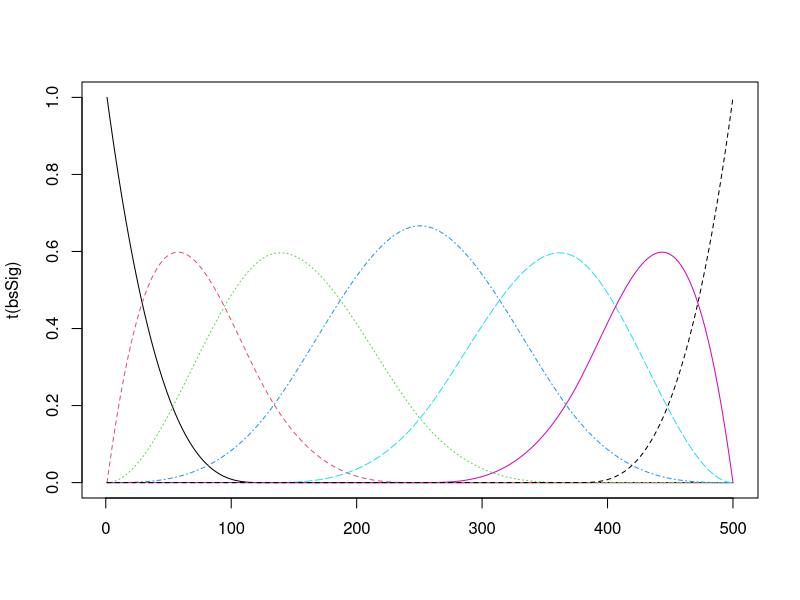
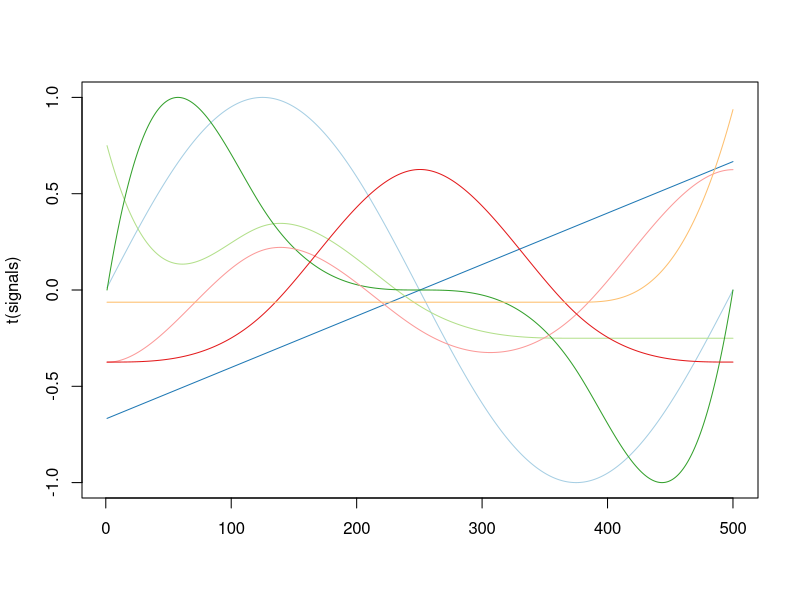
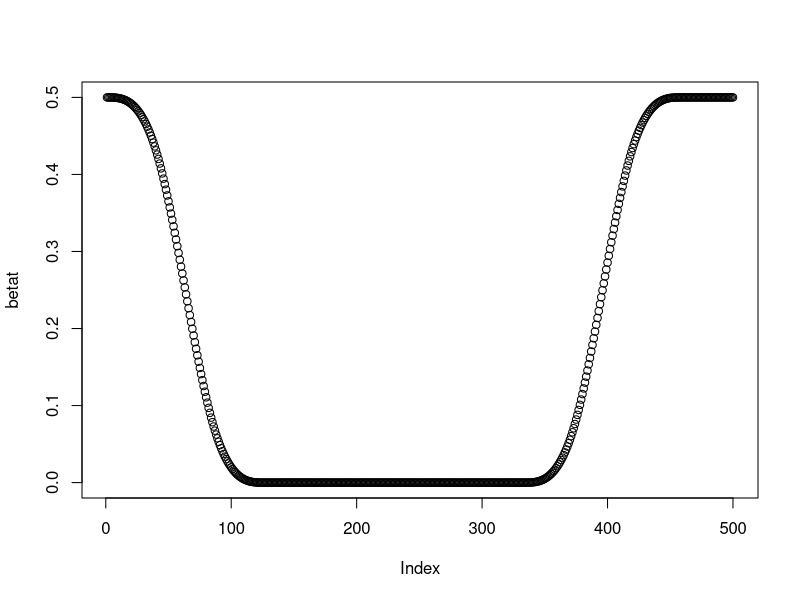
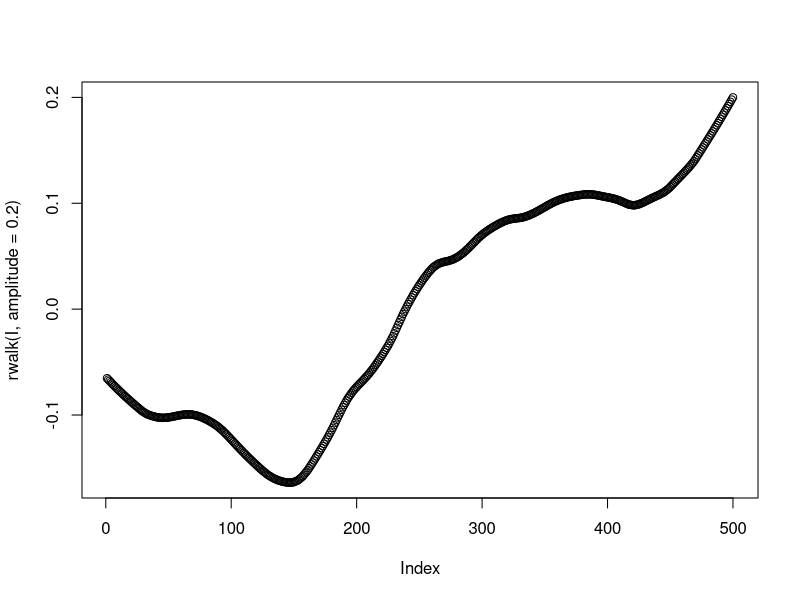
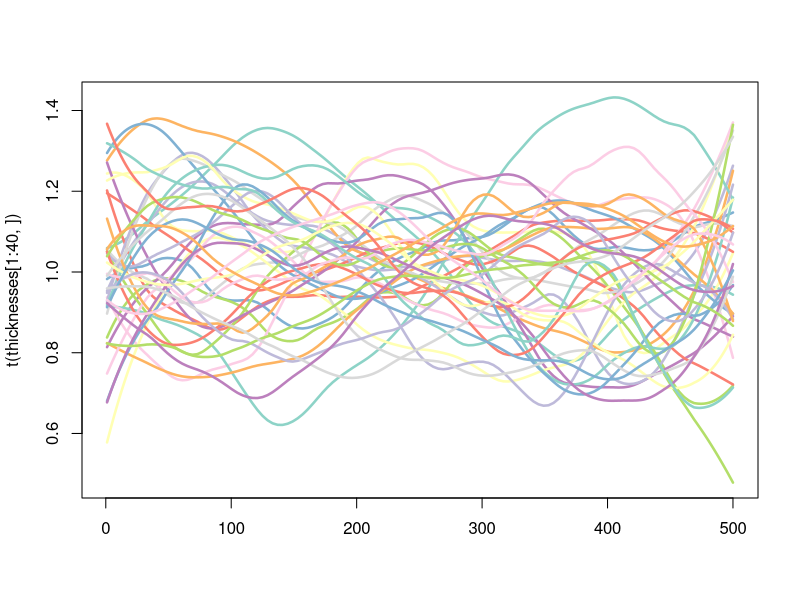
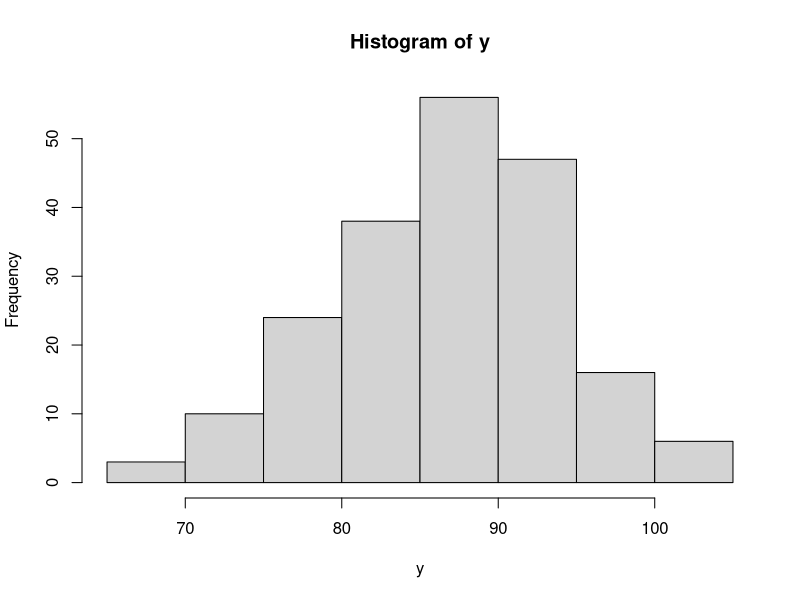
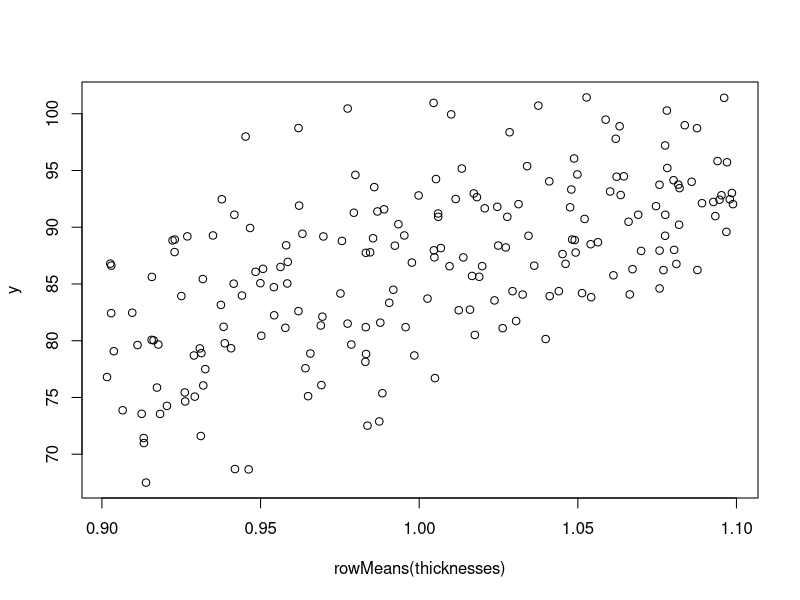
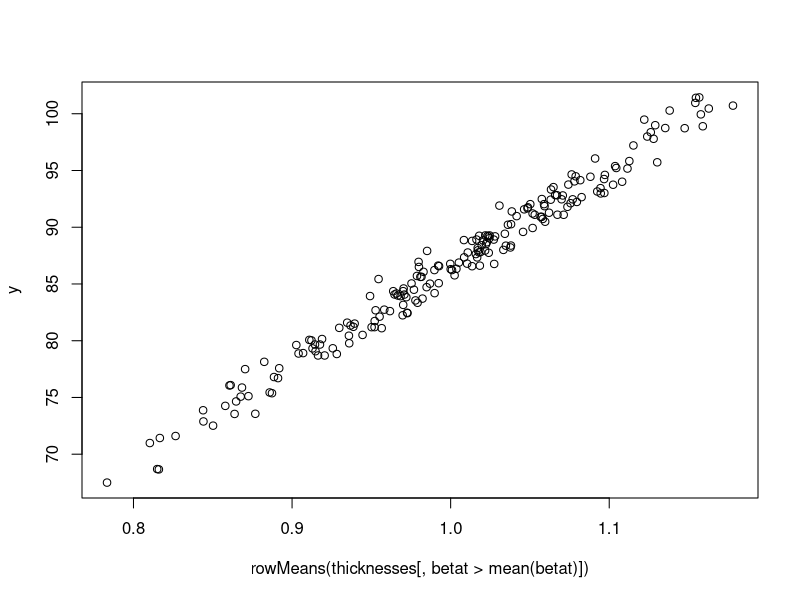

R code for these plots, in order:
#Code name PyschAPATH
#Data simulation/generation
#2013 Jan 29 edit - AF

#### Notes 2/13 ###
#I'm no longer dating the output files
#"I" is greater here just to ensure a better resolution truth. Since the output is a grid, it shouldn't matter what I we generate with. We'll need to scale the fitted thickness indeces up a bit though, if we want to compare against the true thicknesses.
#resSquare sets the resolution of the grid. resSquare<-100 gives a 100x100 resolution grid.
####################

setwd("/Users/aaronfisher/Documents/JH/ADAMachine/2013 Files/")
#setwd('C:/Users/Chen/Documents/GitHub/ADAMachine/2013 Files')
#MODEL
#Y_i=β_0 + ∫X_i(t)β(t) +e_i

shapeType<-'c'; set.seed(34871)
#shapeType<-'snail'; set.seed(40871)

library(RColorBrewer)
darkCol<-brewer.pal(10,'Paired')
lightCol<-brewer.pal(10,'Set3')

#NOTE THIS IS NOT THE USUAL NOTATION FOR I????? CHANGE????
N <- 200 #N is the number of curves
I <- 500 #I is the length of the curve (final true resolution will be determined by resSquare)
resSquare<-70 #20 takes<5sec; 60 takes 13sec; 100 takes 36sec (for snail)
#This is the grid resolution of both axes in the final plots




########################
#Generate $k$ signals to mix into the simulated thickness

k <- 7 #number of signals to mix for X
signals <- array(dim=c(k,I))
signals[1,]<-sin((1:I)/I*2*pi)
signals[2,]<-seq(-1,3,length=I)

# plot(signals[2,])

library(splines)
bsSig<-t(bs(1:I,df=7,degree=3,intercept=TRUE)) # "b spline signals"
matplot(t(bsSig),type='l')

signals[3,]<-bsSig[1,]+bsSig[3,]
signals[4,]<-bsSig[2,]-bsSig[6,]
signals[5,]<-bsSig[3,]+bsSig[6,]+bsSig[7,]
signals[6,]<-bsSig[4,]
signals[7,]<-bsSig[7,]

for(i in 1:k) signals[i,]<-signals[i,]/max(abs(signals[i,]))
signals<-signals-rowMeans(signals)
matplot(t(signals),type='l',lty=1,col=darkCol)
######################



########################
#Generate true B(t) & functional model parameters
bsBeta<-t(bs(1:I,df=15,degree=3,intercept=TRUE))/2 # "b spline signals"
betat<-matrix(colSums(bsBeta[c(1:3,12:15),]))
dim(betat)<-c(I,1)
plot(betat)
beta0<-3
sd_e<-1
#######################




########################
#Make X_i(t)'s (thicknesses)


#defining rwalk, a random walk generator.
#to be used to add SMOOTH random noise to the covariate function, beyond our defined principle components
rwalk<-function(I,amplitude=1){
  x<-rep(0,I)
  x[1]<-rnorm(1)
  for(i in 2:I){
    x[i]<-rnorm(1,x[i-1],1)
  }
  outpre1<-lowess(x,f=1/8)$y
  outpre2<-(outpre1-mean(outpre1))
  out<-outpre2*amplitude/max(abs(outpre2))
  return(out)
}
plot(rwalk(I,amplitude=.2)) #test


#write thicknesses, generate outcomes (y)
y<-rep(NA,N)
e_y<-rnorm(N,0,sd=sd_e) #noise in the model for y, see above for sd_e
thicknesses<-matrix(nrow=N,ncol=I)
for(i in 1:N){
  #Get thicknesses:
  #noise<-rnorm(I) ???
  int.i<-runif(1,.9,1.1) #some variation in the overall height.
  sigWeights.i<-runif(k,-.2,.2)
  noise.i<-rwalk(I,amplitude=.15)
  thick.i<-int.i+matrix(sigWeights.i,nrow=1)%*%signals + noise.i
  thicknesses[i,]<-thick.i
  
  #get outcome
  y[i]<-beta0+thicknesses[i,]%*%betat+e_y[i]
}
matplot(t(thicknesses[1:40,]),lty=1,type='l',lwd=2.5,col=lightCol)
hist(y)
#sanity check
plot(rowMeans(thicknesses),y)
plot(rowMeans(thicknesses[,betat>mean(betat)]),y) #rough way to check
############################




####################################
#####generate 2-d shapes######
#First define the core shape
#then get a function to go from a grid point to the closest theta angle we've defined.
#The check radius at that theta angle to see if it's consistent with the simulated shape (i.e core shape's spine + or - thickness at that point)

#######
#Core Shape
if(shapeType=='c') {
  shapeTheta<-seq(pi/4,7*pi/4,length=I)
  rSpine<-rep(5,I)
}
if(shapeType=='snail') {
  shapeTheta<-seq(0,2*pi,length=I)
  rSpine<-3.5+4*(1:I/I)
}
maxRange<-max(rSpine)+max(thicknesses) 


########
#Function to recover binned θ for a given x, y coord 
recoverThetaInd<-function(x,y){
  theta.xy<-atan2(x=x,y=y)
  #make sure we go from (0,2pi), not (-pi,pi)
  if(theta.xy<0) theta.xy<- (2*pi + theta.xy)
  binInd.xy<-cut(theta.xy,breaks=shapeTheta,labels=F)
  if(is.na(binInd.xy)) return('out of range')
  thetaBin.xy<-shapeTheta[binInd.xy]
  #we have the floor on the in, but check to see if the ceiling fits better
  if(binInd.xy==I) return(binInd.xy)
  moveUp<-abs(theta.xy-thetaBin.xy) > abs(theta.xy-shapeTheta[binInd.xy+1])
  if(moveUp){
    binInd.xy<-binInd.xy+1
    thetaBin.xy<-shapeTheta[binInd.xy]
  }
  return(binInd.xy)
}
########

########
#Generate Shapes
#recall, resSquare is defined at the top of the file, as the grid resolution on for both axes.
resRange<-seq(-maxRange,maxRange,length=resSquare) #same range for all shape grids
dat.x<-matrix(nrow=N,ncol=resSquare^2)
dat.y<-dat.x
maxITicker<-1

system.time({## time in
print(paste("PROGRESS --  resSqure =",resSquare,'  N =',N))
pb<-txtProgressBar(min = 1, max = N, initial = 1, char = "=", style = 3)
for(i in 1:N){
  iTicker<-1
  #to help weed out grid points:
  maxR.i<-max(rSpine)+max(thicknesses[i,]) #biggest radius
  minR.i<-min(rSpine)-max(thicknesses[i,]) #biggest radius
  for(x in resRange){
    for(y in resRange){
      #First pass
      r.xy<-sqrt(x^2+y^2) #radius
      if(r.xy>maxR.i | r.xy<minR.i) next
      #check if it's in the shape
      binInd.xy<-recoverThetaInd(x=x,y=y)
      if(binInd.xy=='out of range') next
      xyInUp<-r.xy <= rSpine[binInd.xy]+thicknesses[i,binInd.xy]
      xyInDown<- r.xy >= rSpine[binInd.xy]-thicknesses[i,binInd.xy]
      xyIn<-xyInUp&xyInDown
      if(xyIn){
        dat.x[i,iTicker]<-x
        dat.y[i,iTicker]<-y
        iTicker<-iTicker+1
      }
    }
  }
  maxITicker<-max(maxITicker,iTicker)
  setTxtProgressBar(pb,i)
}
})## time out
close(pb)

#trim some fat
dat.x<-dat.x[,1:maxITicker]
dat.y<-dat.y[,1:maxITicker]
#######################################




######################################
#Check your work!
plot(dat.x[1,],dat.y[1,],pch=11,cex=.7,col=darkCol[2])
points(dat.x[2,],dat.y[2,],pch=1,cex=.7,col=darkCol[4])
plot(dat.x[3,],dat.y[3,],pch=18,cex=.7,col=darkCol[2])
points(dat.x[4,],dat.y[4,],pch=11,cex=.7,col=darkCol[4])
plot(dat.x[5,],dat.y[5,],pch=18,cex=.7,col=darkCol[2])
points(dat.x[6,],dat.y[6,],pch=18,cex=.7,col=darkCol[4])
plot(dat.x[7,],dat.y[7,],pch=18,cex=.7,col=darkCol[2])
points(dat.x[8,],dat.y[8,],pch=18,cex=.7,col=darkCol[4])

plotsubj<-function(i){
  par(mfrow=c(1,2))
  plot(thicknesses[i,],type='l',cex=.7,col=darkCol[2],main=paste0('Thickness i=',i))
  plot(dat.x[i,],dat.y[i,],pch=18,cex=.7,col=darkCol[2],main=paste0('C Shape i=',i))
}
plotsubj(1)
plotsubj(2)
plotsubj(7)

save.image(file=paste0('Simulate_',shapeType,'_all_data.RData')) 
save(file=paste0('Simulate_',shapeType,'_only_xyOutcome_data.RData'),list=c("dat.x","dat.y","y"))

#END OF GENERATING DATA
########################################################
########################################################
########################################################
########################################################
########################################################










########################################################
             ######### WORK SPACE ##########
             ## IGNORE IF YOU WANT TO :) ###
             ###############################
########################################################
workshop<-FALSE

if(workshop)
{ 

  
####### OLD NON GRID DATA GEN ###########
####### OLD NON GRID DATA GEN ###########
####### OLD NON GRID DATA GEN ###########
####### OLD NON GRID DATA GEN ###########



resSquare<-50
maxObsPerRow<-max(30)#,sqrt(2)*resSquare)
maxThick<-max(thicknesses) #could change this a bit later
raw.x<-matrix(nrow=N,ncol=I*maxObsPerRow)
raw.y<-matrix(nrow=N,ncol=I*maxObsPerRow)
for(i in 1:N){ #going across subjects
  iTicker<-0
  for(t in 1:I){ #going across angles
    obsPerRow.it<-floor(thicknesses[i,t]/maxThick * maxObsPerRow)
    obsR.it<-seq(rSpine[t]-thicknesses[i,t],rSpine[t]+thicknesses[i,t],length=obsPerRow.it)
    for(o in 1:obsPerRow.it){ #going across observations per angle
      iTicker<-iTicker+1
      raw.x[i,iTicker]<-cos(shapeTheta[t])*obsR.it[o]
      raw.y[i,iTicker]<-sin(shapeTheta[t])*obsR.it[o]
    }
  }
  if(maxObsPerRow*N>5000) print(i)
}

#Remove most of the NAs
all(is.na(raw.y)==is.na(raw.x))
naDatCols<-apply(raw.x,2,function(x) {all(is.na(x))} )
raw.x2<-raw.x[,!naDatCols]
raw.y2<-raw.y[,!naDatCols]
min.xy<-min(c(raw.x2,raw.y2),na.rm=TRUE)
max.xy<-max(c(raw.x2,raw.y2),na.rm=TRUE)

#convert to grid
gridBreaks<-seq(min.xy,max.xy,length=resSquare)
dat.x<-array(dim=dim(raw.x2))
dat.y<-array(dim=dim(raw.y2))
for(i in 1:N){ #cut only works on vectors, not matrices
  dat.x[i,]<-cut(raw.x2[i,],breaks=gridBreaks)
  dat.y[i,]<-cut(raw.y2[i,],breaks=gridBreaks)
  #remove duplicates from lower rez
  dupes.xy<-duplicated(  cbind(dat.x[i,],dat.y[i,]), margin=1)
  dat.x[i,dupes.xy]<-NA
  dat.y[i,dupes.xy]<-NA
  #re-order
  dat.x[i,]<-dat.x[i,order(is.na(dat.x[i,]))]
  dat.y[i,]<-dat.y[i,order(is.na(dat.y[i,]))]
  if(maxObsPerRow*N>5000) print(i)
}
rbind(dat.x[1,],dat.y[1,])
par(mfrow=c(1,2))
plot(raw.x[1,],raw.y[1,],col=darkCol[2])
plot(dat.x[1,],dat.y[1,],col=darkCol[2])
all(is.na(dat.y[1,])==is.na(dat.x[1,]))
naDatCols<-apply(raw.x,2,function(x) {all(is.na(x))} )




############### OTHER STUFF #################
############### OTHER STUFF #################
############### OTHER STUFF #################



cBaseShape.x<-cos(shapeTheta)*rSpine[t]
cBaseShape.y<-sin(shapeTheta)*rSpine[t]
plot(cBaseShape.x,cBaseShape.y)

#Plot some full shapes
#Note, this isn't how we'll generate data. We'll instead
#generate random radiuses for each theta.
r.i.out<- 5+thicknesses[1,]
c.i.x<-cos(shapeTheta)*r.i.out
c.i.y<-sin(shapeTheta)*r.i.out
plot(c.i.x,c.i.y,type='l',col=darkCol[1])
for(i in 1:60){
  for(j in 1:2){
  r.i.out<- 5+thicknesses[i,]*(j==1)-thicknesses[i,]*(j==2)
  c.i.x<-cos(shapeTheta)*r.i.out
  c.i.y<-sin(shapeTheta)*r.i.out
  lines(c.i.x,c.i.y,type='l',col=lightCol[i])
  }
}

}


